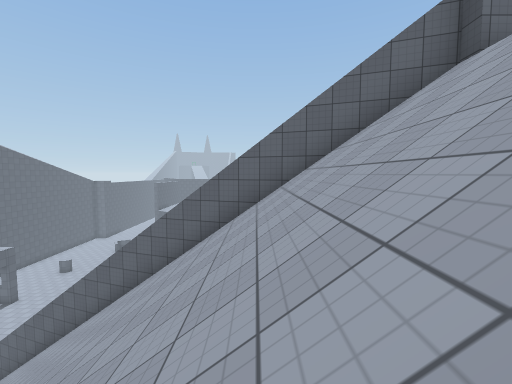
View 1 (above)

21 first-person views from a walk through a scene from a Unity 3-D project. The camera is 1.3 m above the floor, tilts 4° down and sees 90° across. The floor is counted in squares, 2 m on a side. Each view is taken from the middle of a square. On the plan, view 1 faces up. The plan holds only what a view shows up to about 9 squares ahead; the rest is blank. The place goes on beyond the plan. The player is left out. Surface patterns are stand-ins for the level's own textures.

View 2
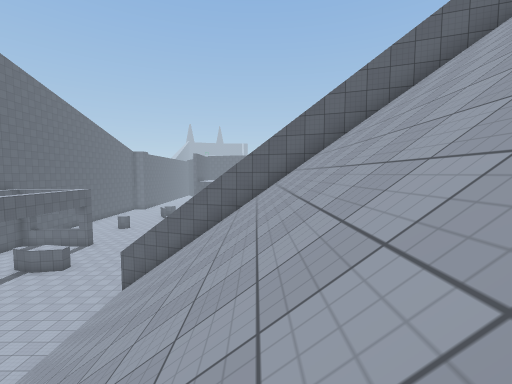

View 3
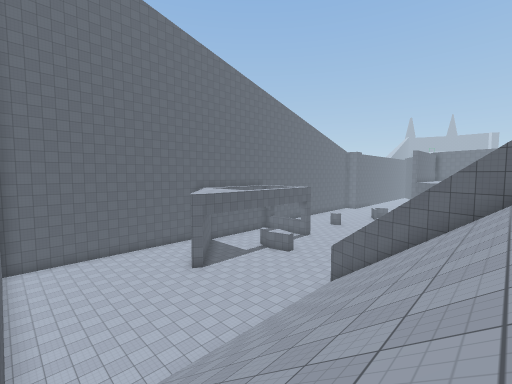

View 4
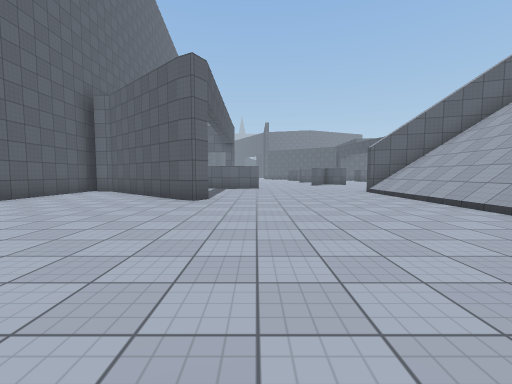

View 5
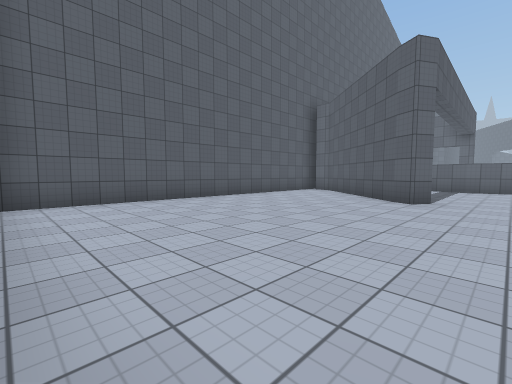

View 6
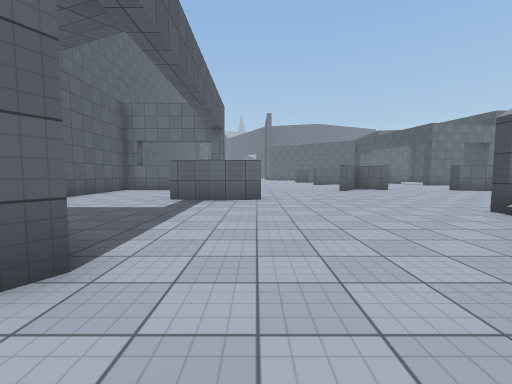

View 7
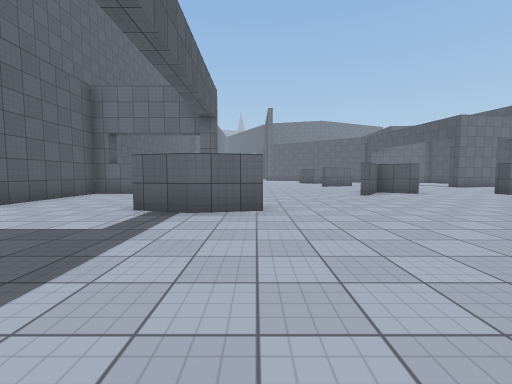

View 8
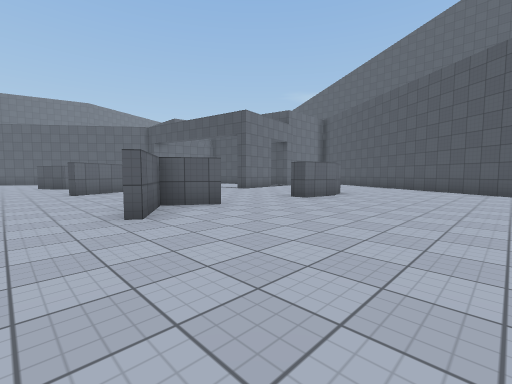

View 9
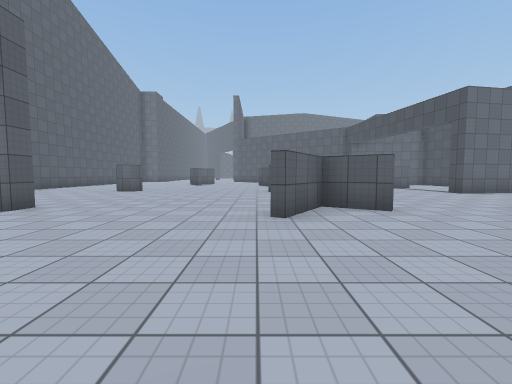

View 10
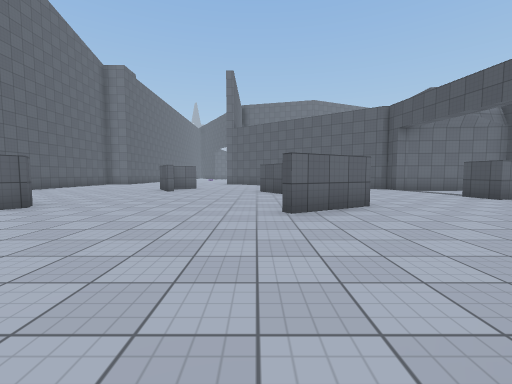

View 11
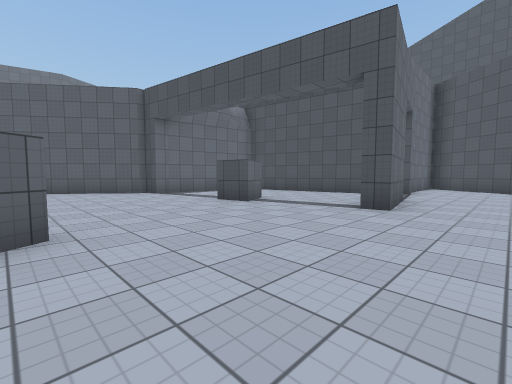

View 12
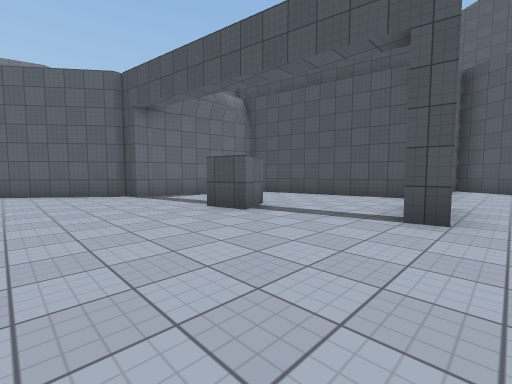

View 13
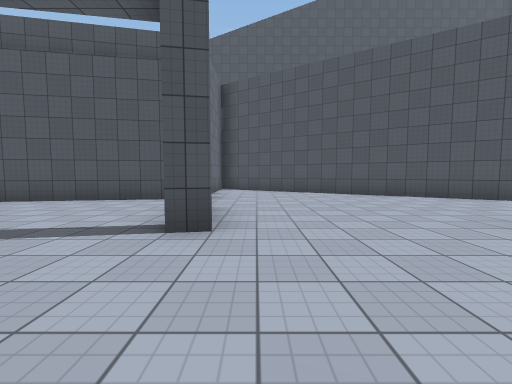

View 14
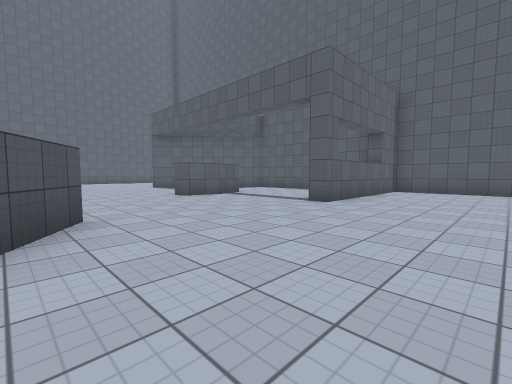

View 15
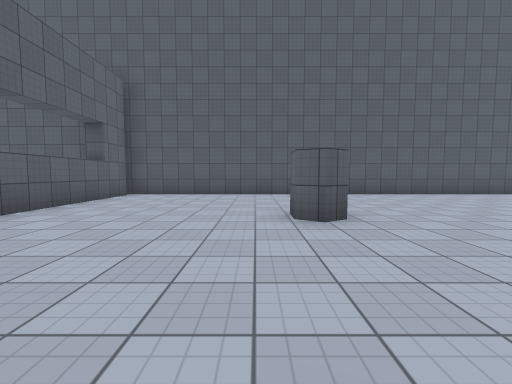

View 16
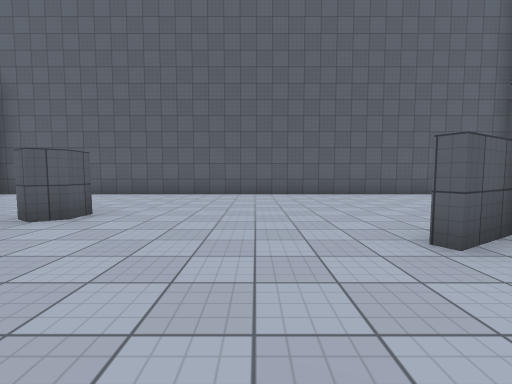

View 17
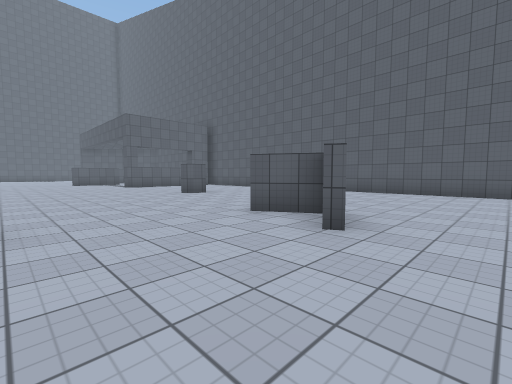

View 18
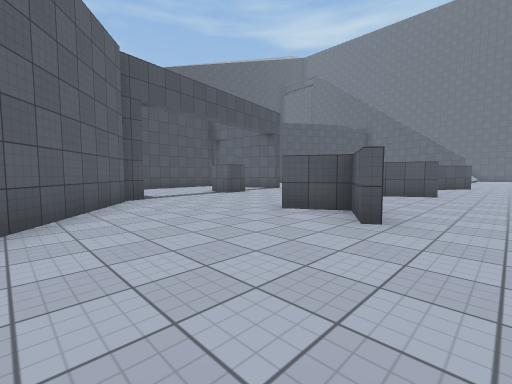

View 19
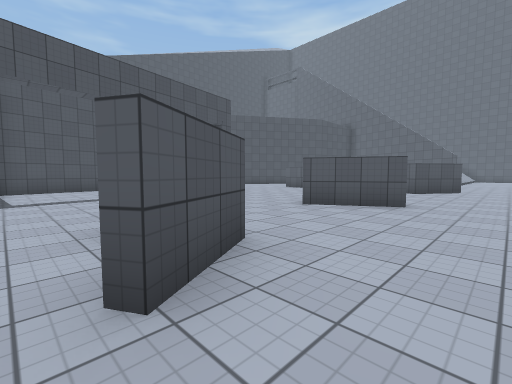

View 20
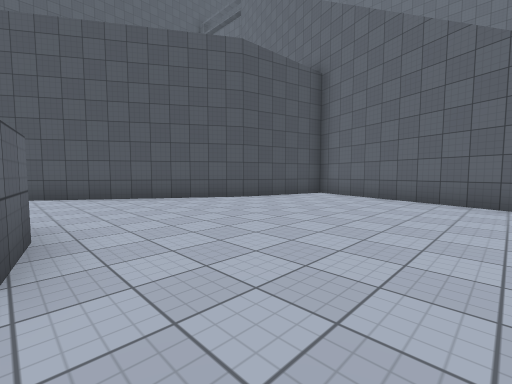

View 21
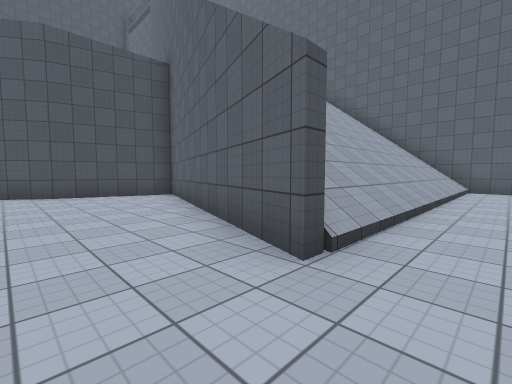

### Floor plan
Key: @ floor where view 1 was taken; # wall or solid block; . main floor; : floor 0.25 m higher than the main floor; / step, stairs or slope; ^ raised ledge.
Columns run from 21 left of view 1 to 4 right of it. Each row starts with its distance up from view 1.
 29 #............##
 28 #.............###
 27 #.....##........###
 26 #.....##............#
 25 #..........##.......##
 24 #....................#
 23 #...............##...#
 22 #....................#
 21 #....#.....##........###
 20 #................##:.....#
 19 #........................#
 18 #.......................##
 17 #......................##
 16 ######.....##..........#
 15  #.........#...###....##
 14  #...................##
 13  #...................#
 12  #...###............##
 11    ................##
 10    ................#
  9 #.##......./###....#
  8 #..###.....///######
  7 #....#.....//////###
  6 #........../////////###
  5 #..........////////////##
  4 #..........//////////////^
  3 #..........//////////////
  2 #........../////////////
  1 #..........///////  ///
  0 #..........//   //   @/
 -1     #  ######

Positions as (right, up) in squares from view 1, and headings:
1: (0, 0), facing up
2: (-5, 0), facing up
3: (-5, 0), facing up-left
4: (-14, 0), facing up
5: (-14, 0), facing up-left
6: (-14, 5), facing up
7: (-14, 7), facing up
8: (-12, 11), facing up-right
9: (-11, 11), facing up
10: (-11, 16), facing up
11: (-9, 18), facing up-right
12: (-8, 19), facing up-right
13: (-7, 19), facing right
14: (-10, 19), facing down-left
15: (-12, 20), facing left
16: (-12, 24), facing left
17: (-11, 29), facing down-left
18: (-12, 29), facing down-right
19: (-12, 26), facing down-right
20: (-8, 15), facing down-right
21: (-11, 11), facing down-right
